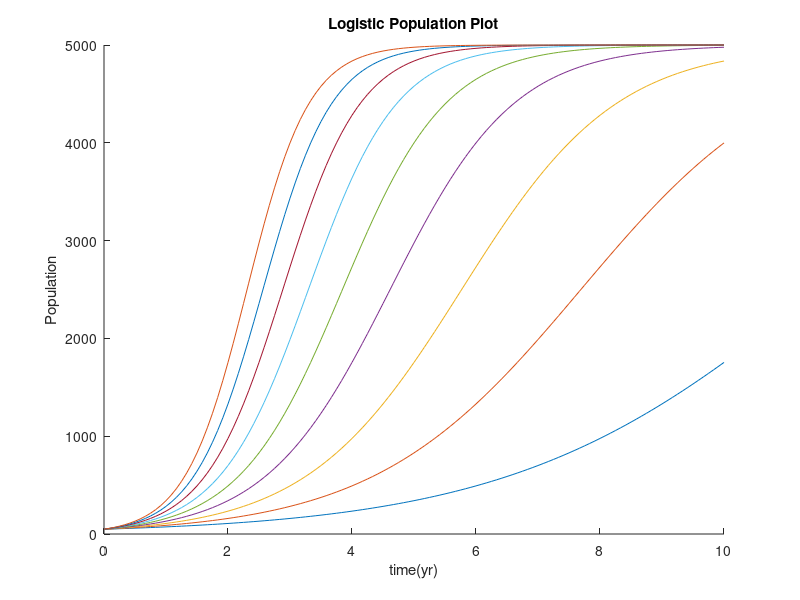

Reproduce this figure in MATLAB.
%{
plotPopulation - Graph a logistical growth curve
Authors:    Bram Hampton
Assignment: EGR 102-009 Logistic Function Plot
Changed:    18 oct 2017
Purpose:
  Uses a for loop to iterate through r and plot the population at various
  times with multiple graphs.
%}

hold on

% A code to graph a logistic growth curve

for r = 0.4 : 0.2 : 2.0
    

    P0=50; % initial population
    K=5000; % carrying capacity

    % create a time array
    time=0:1/12:10;
    % create a population array to store calculations
    numPoints=length(time);
    Population=zeros(1,numPoints);
    % calculate poplulations
    for step=1:numPoints
     maxPop=P0*exp(r*time(step));
     Population(step)=(K*maxPop)/(K+maxPop+P0);

    end
    % plot the result
    plot(time,Population)
    title('Logistic Population Plot')
    xlabel('time(yr)')
    ylabel('Population')
end

hold off